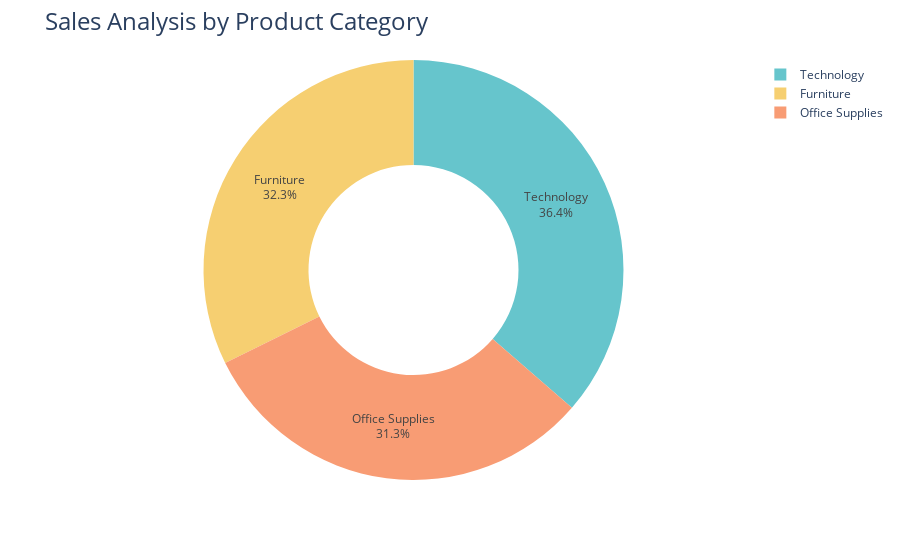

Here is the notebook cell this chart was saved with:
### Markdown cell above
# 2.Sales Analysis by Product Category

### Code cell
sale=df.groupby(['Category'],as_index=False)['Sales'].sum().sort_values(by='Sales',ascending=False)
fig=px.pie(sale,values='Sales',names='Category',hole=0.5,color_discrete_sequence=colors.qualitative.Pastel)
fig.update_traces(textposition='inside',textinfo='percent+label')
fig.update_layout(title_text='Sales Analysis by Product Category',title_font=dict(size=24))
fig.show()

### Figure 1 — Plotly figure (JSON) as saved in the notebook; plotly's stock layout.template omitted (floating-point values rounded to 4 significant figures)
{"data": [{"domain": {"x": [0, 1], "y": [0, 1]}, "hole": 0.5, "hovertemplate": "Category=%{label}<br>Sales=%{value}<extra></extra>", "labels": ["Technology", "Furniture", "Office Supplies"], "legendgroup": "", "name": "", "showlegend": true, "textinfo": "percent+label", "textposition": "inside", "type": "pie", "values": [836200.0, 742000.0, 719000.0]}], "layout": {"legend": {"tracegroupgap": 0}, "margin": {"t": 60}, "piecolorway": ["rgb(102, 197, 204)", "rgb(246, 207, 113)", "rgb(248, 156, 116)", "rgb(220, 176, 242)", "rgb(135, 197, 95)", "rgb(158, 185, 243)", "rgb(254, 136, 177)", "rgb(201, 219, 116)", "rgb(139, 224, 164)", "rgb(180, 151, 231)", "rgb(179, 179, 179)"], "title": {"font": {"size": 24}, "text": "Sales Analysis by Product Category"}}}
